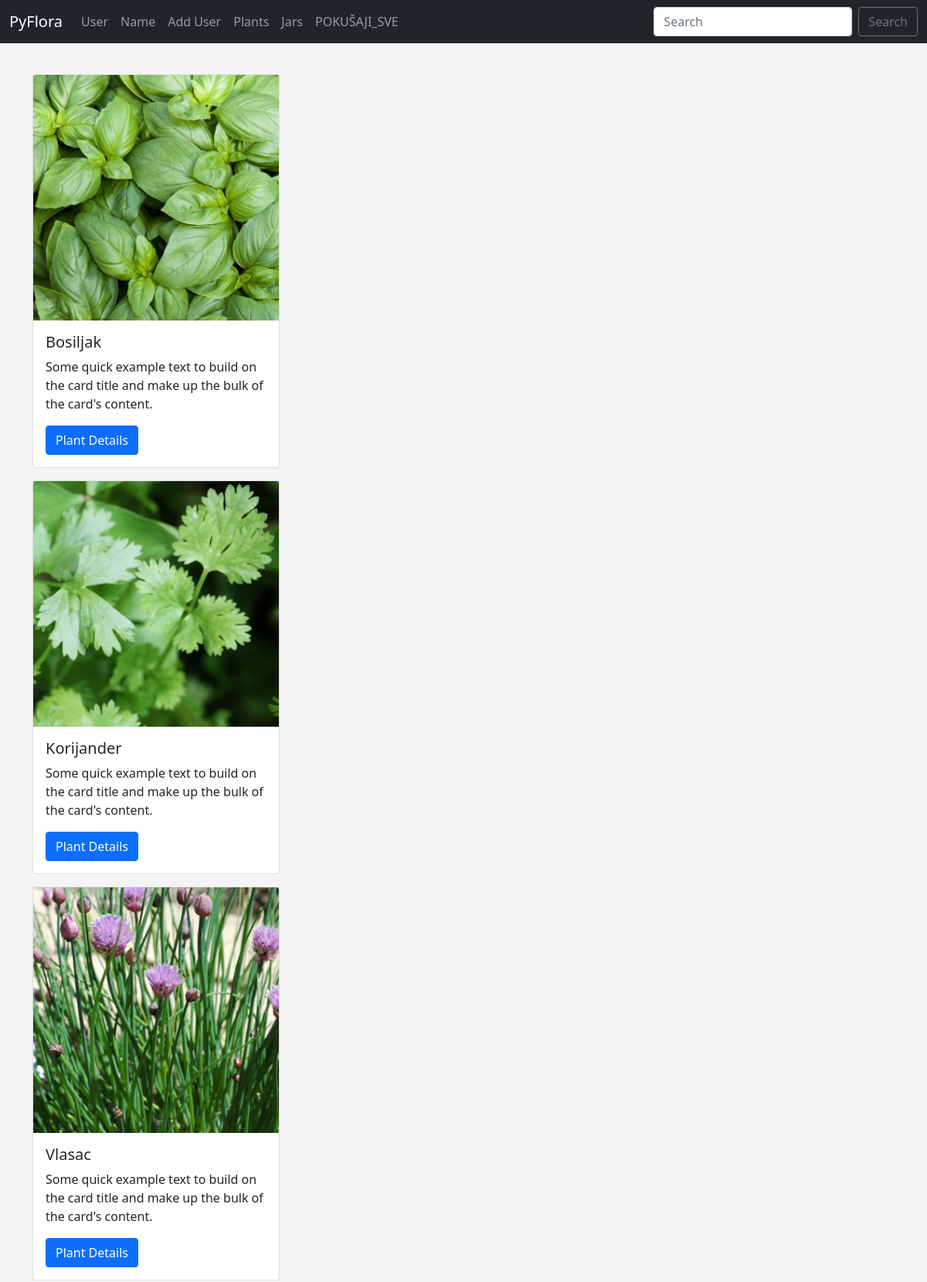
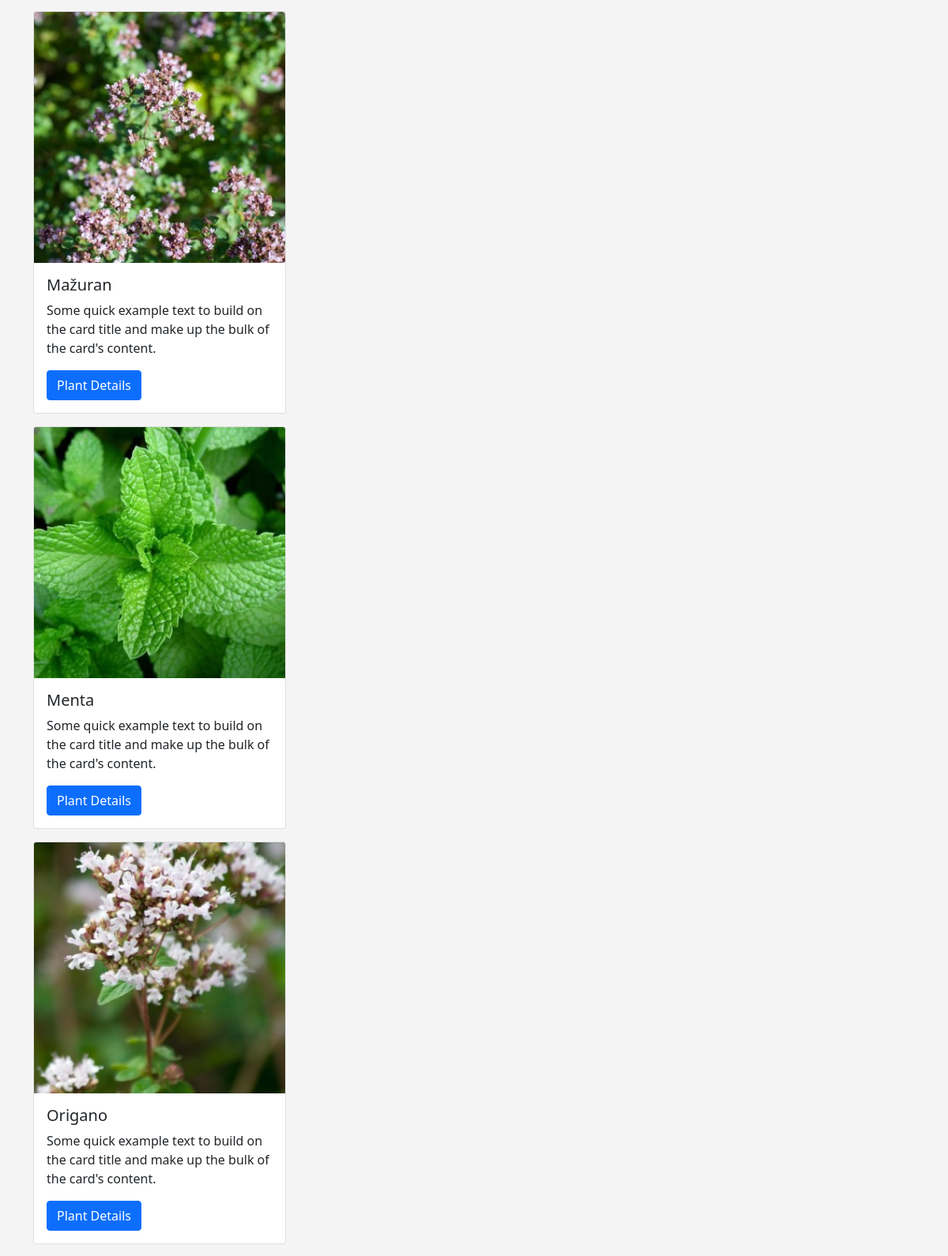
/plants (upper part), run on the app's committed database (2 pictures, top to bottom).
### app/models.py (models this page shows, shortened)
class Plant(db.Model):
    id = db.Column(db.Integer, primary_key=True)
    name = db.Column(db.String(300), nullable=False)
    photo = db.Column(db.String(300), nullable=False, default='default.png')

### app/routes.py (the view)
@app.route('/plants')
def plants():
    plants = Plant.query.order_by(Plant.id)
    return render_template('plants/plants.html',
                            plants=plants)

### app/templates/plants/plants.html (shortened to what this page needs)
{% extends 'layout.html' %}
{% block content %}
{% for plant in plants %}
<div class="card mt-3" style="width: 20rem;">
    <img src="{{ url_for('static', filename='pics/' + plant.photo) }}" class="card-img-top" alt="...">
    <div class="card-body">
        <h5 class="card-title">{{ plant.name }}</h5>
        <p class="card-text">Some quick example text to build on the card title and make up the bulk of the card's
            content.</p>
            <a href="{{ url_for('plant_details', plant_id=plant.id)}}" class="btn btn-primary">Plant Details</a>
        </div>
    </div>
{% endfor %}
{% endblock content %}

### app/static/css/styles.css (style rules this page uses)
body { background: #f4f4f4 }

### data on the page
Plant: photo (picture), name "Bosiljak"
Plant: photo (picture), name "Korijander"
Plant: photo (picture), name "Vlasac"
Plant: photo (picture), name "Mažuran"
Plant: photo (picture), name "Menta"
Plant: photo (picture), name "Origano"
